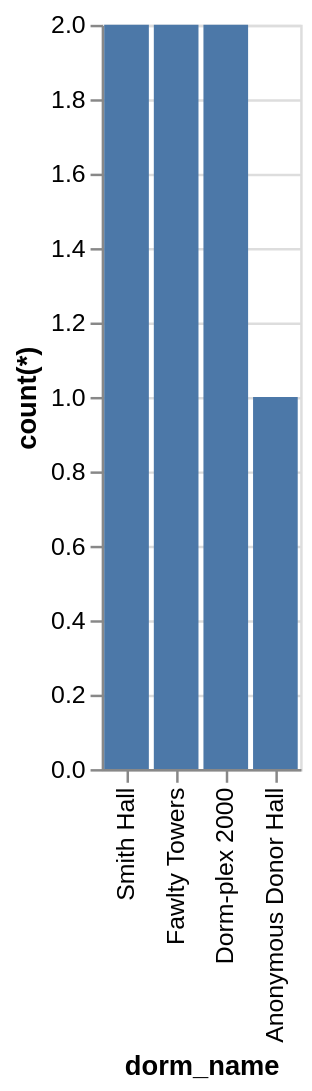

This figure's Vega-Lite source:
### Vega-Lite specification from a JSON file in a GitHub repository (floating-point values rounded to 4 significant figures)
{"data": {"values": [{"x_data": "Smith Hall", "y_data": 2}, {"x_data": "Fawlty Towers", "y_data": 2}, {"x_data": "Dorm-plex 2000", "y_data": 2}, {"x_data": "Anonymous Donor Hall", "y_data": 1}]}, "mark": "bar", "encoding": {"x": {"field": "x_data", "type": "nominal", "title": "dorm_name", "sort": {"op": "sum", "field": "y_data", "order": "descending"}}, "y": {"field": "y_data", "type": "quantitative", "title": "count(*)"}}}
